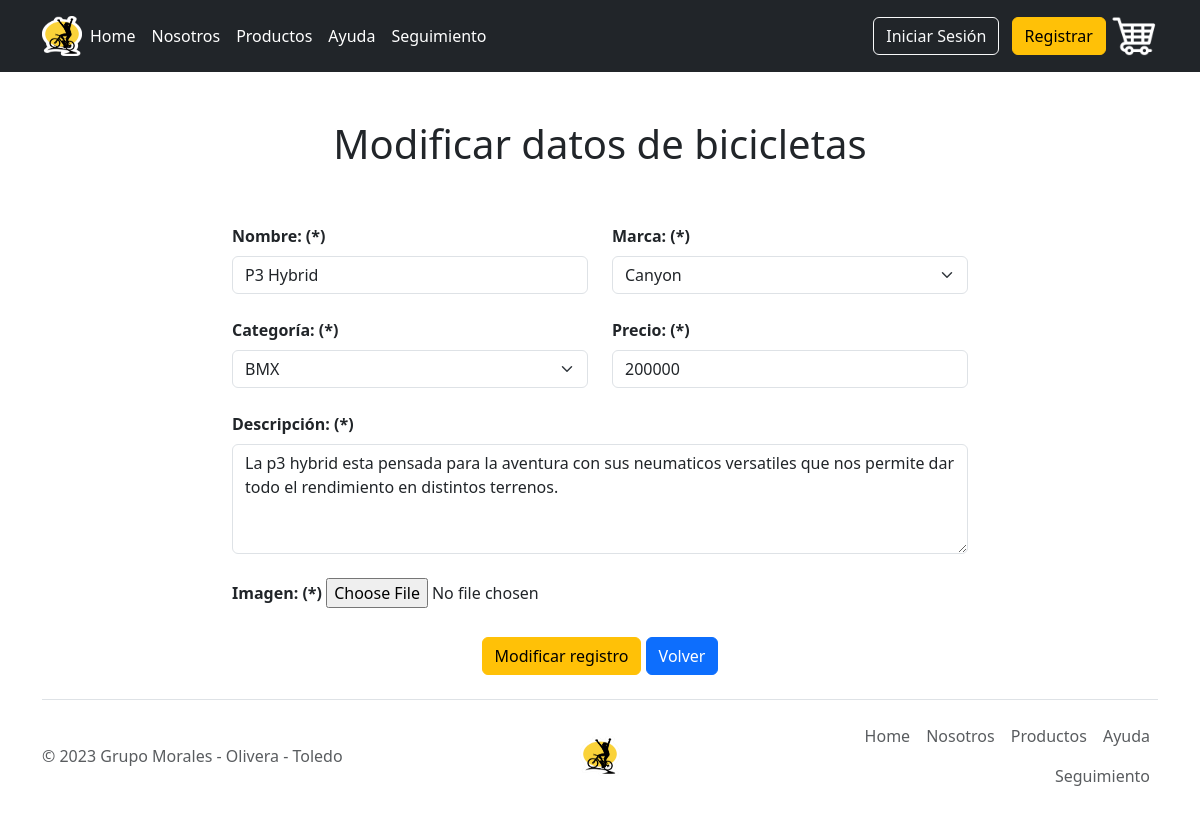
The page /bicicletas/editBici/2 on the database its author committed.
### bicicletas/models.py (models this page shows, shortened)
class Bicicleta(models.Model):
    id_bicicleta        = models.AutoField(primary_key=True)
    nombre_bicicleta    = models.CharField(max_length=100)
    descripcion         = models.TextField()
    precio              = models.IntegerField()
    imagen              = models.ImageField(upload_to='')
    id_categoria        = models.ForeignKey(Categoria, on_delete=models.CASCADE)
    id_marca            = models.ForeignKey(Marca, on_delete=models.CASCADE)

### bicicletas/views.py (the view)
# urls.py: path("editBici/<int:pk>", views.editBici, name="editBici"),
def editBici(request, pk):
    if pk != 0:
        bicicleta = Bicicleta.objects.get(id_bicicleta = pk)
        categorias = Categoria.objects.all()
        marcas = Marca.objects.all()
        context = {"bicicleta": bicicleta, "categorias": categorias, "marcas": marcas}
        if bicicleta:
            return render(request, "bicicletas/editBici.html", context)
        else:
            context = {"mensaje":"Error, rut no existe..."}
            return render(request, "bicicletas/listBici.html", context)

### bicicletas/templates/bicicletas/editBici.html (shortened to what this page needs)
{% extends "administrador/base.html" %}
{% load static %}
{% block content %}
<div class="container">
    <div class="row">
      <div class="col-sm"></div>
      <div class="col-sm-8">
        <h1 class="text-center">Modificar datos de bicicletas</h1>
        <br>
        <form action="{% url 'updateBici' %}" method="POST" enctype="multipart/form-data">
        <div class="row">
            <div class="col-sm-6">
              <div class="form-group">
              </div>
            </div>
        </div>
          <div class="row">
            <div class="col-sm-6">
              <div class="form-group">
                <label for="nombre" class="form-label"><b>Nombre: (*)</b></label>
                <input type="text" id="nombre" name="nombre" value="{{ bicicleta.nombre_bicicleta }}" class="form-control" required>
              </div>
            </div>
            <div class="col-sm-6">
              <div class="form-group">
                <label for="marca" class="form-label"><b>Marca: (*)</b></label>
                <select id="marca" name="marca" class="form-select">
                  {% for m in marcas %}
                    {% if m.nombre_marca == bicicleta.id_marca.nombre_marca %}
                      <option value="{{m.id_marca}}" selected>{{m.nombre_marca}}</option>
                    {% else %}
                      <option value="{{m.id_marca}}">{{m.nombre_marca}}</option>
                    {% endif %}
                  {% endfor %}
                </select>
              </div>
            </div>
          </div><br>
          <div class="row">
            <div class="col-sm-6">
              <div class="form-group">
                <label for="categoria" class="form-label"><b>Categoría: (*)</b></label>
                <select id="categoria" name="categoria" class="form-select">
                  {% for c in categorias %}
                    {% if c.nombre_categoria == bicicleta.id_categoria.nombre_categoria %}
                      <option value="{{c.id_categoria}}" selected>{{c.nombre_categoria}}</option>
                    {% else %}
                      <option value="{{c.id_categoria}}">{{c.nombre_categoria}}</option>
                    {% endif %}
                  {% endfor %}
                </select>
              </div>
            </div>
            <div class="col-sm-6">
              <div class="form-group">
                <label for="precio" class="form-label"><b>Precio: (*)</b></label>
                <input type="number" id="precio" name="precio" value="{{ bicicleta.precio }}" class="form-control" required>
              </div>
            </div>
          </div><br>
          <div class="form-group">
            <label for="descripcion" class="form-label"><b>Descripción: (*)</b></label><br>
            <textarea id="descripcion" name="descripcion" rows="4" cols="50" class="form-control">{{ bicicleta.descripcion }}</textarea>
          </div><br>
          <div class="form-group">
            <label for="imagen" class="form-label"><b>Imagen: (*)</b></label>
            <input type="file" id="imagen" name="imagen" accept="image/*" class="form-control-file" required>
          </div>
          <div id="contenedor-imagen"></div><br>
          <div class="form-group text-center">
            <div class="btn-group" role="group">
              <input type="submit" value="Modificar registro" class="btn btn-warning">
            </div>
              <div class="btn-group" role="group">
                <a href="{% url 'crudBici' %}" class="btn btn-primary">Volver</a>
              </div>
            </div>
        </form>
      </div>
      <div class="col-sm"></div>
    </div>
  </div>
  {% endblock %}

### rows shown on the page
Bicicleta: nombre "P3 Hybrid", precio "200000", descripcion "La p3 hybrid esta pensada para la aventura con sus neumaticos versatiles que nos permite dar todo el rendimiento en distintos terrenos."

### other values the page prints
form field marca "Canyon"
form field categoria "BMX"
